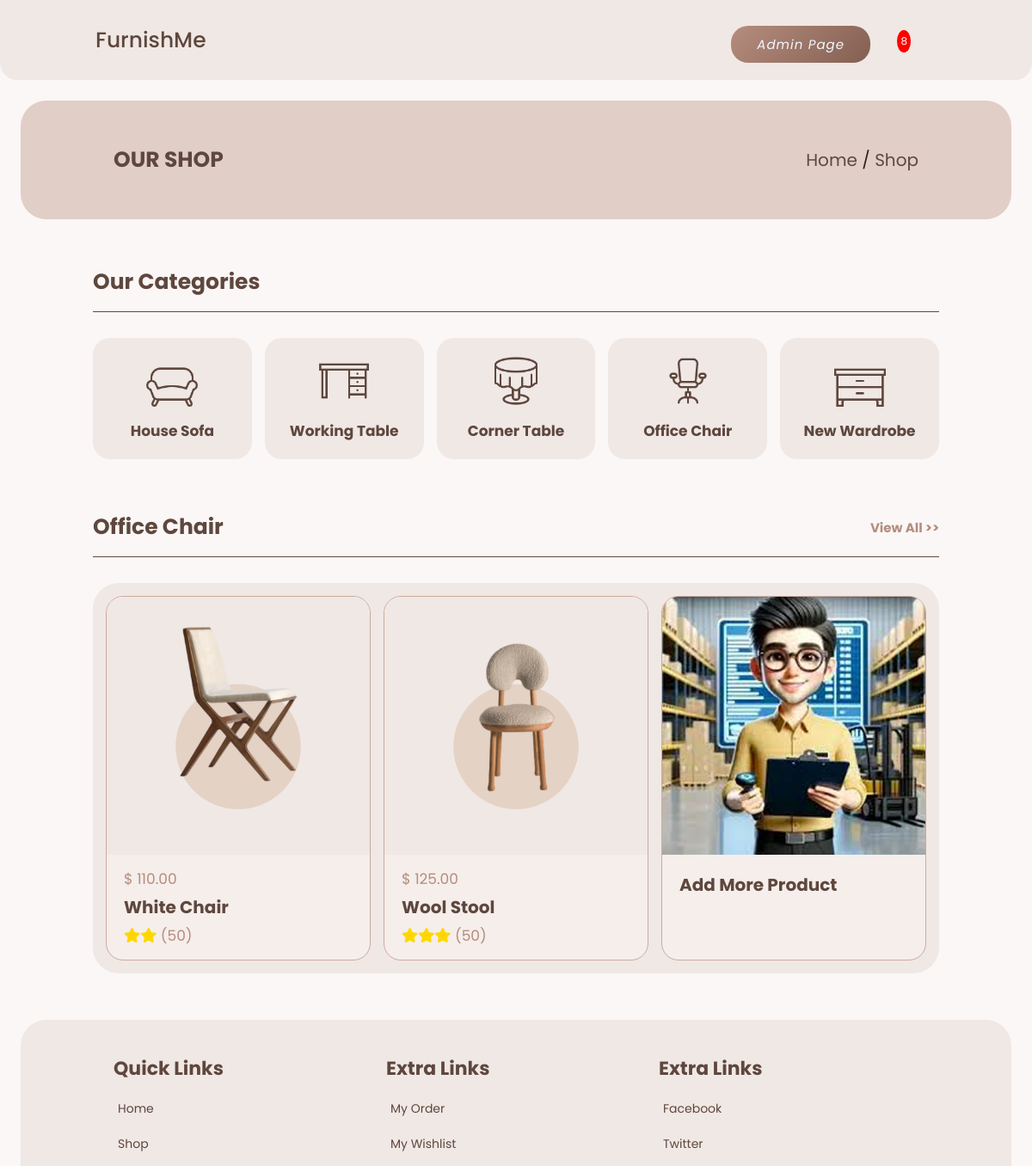
Page /cat_officechair.php (signed in, upper part) on the earlier database version.
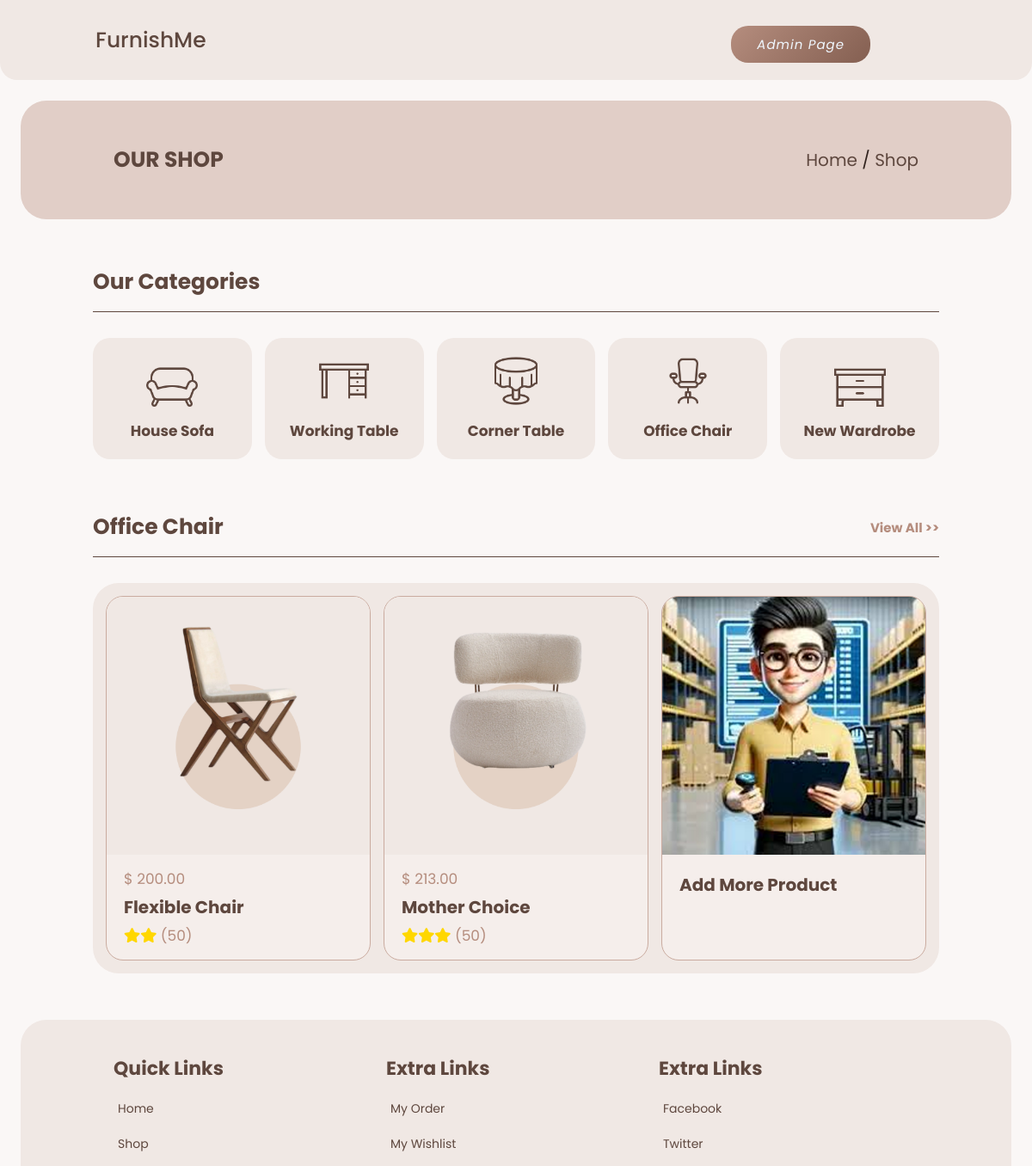
Same page on the later database version.
### tables this page shows
CREATE TABLE IF NOT EXISTS `product` (
  `id` int NOT NULL AUTO_INCREMENT,
  `productname` varchar(20) NOT NULL,
  `price` int NOT NULL,
  `star` int NOT NULL,
  `image` varchar(200) NOT NULL,
  `category` varchar(200) NOT NULL,
  PRIMARY KEY (`id`)
);

### cat_officechair.php (the view, shortened to what this page needs)
<!DOCTYPE html>
<html lang="en">
<head>
    <?php include('css.php'); ?>
</head>
<body>
    <?php include('connection.php'); ?>
    <?php include('header.php'); ?>
    <section class="heading">
        <h3>our shop</h3>
        <p><a href="index.php">home</a> / <span><a href="shop.php">shop</a></span></p>
    </section>
    <section class="category">
        <h1 class="title"> <span>our categories</span></h1>
        <div class="box-container">
        <a href="cat_housesofa.php" class="box">
                <img src="image/icon-1.png" alt="">
                <h3>house sofa</h3>
            </a>
            <a href="cat_workingtable.php" class="box">
                <img src="image/icon-2.png" alt="">
                <h3>working table</h3>
            </a>
            <a href="cat_cornertable.php" class="box">
                <img src="image/icon-3.png" alt="">
                <h3>corner table</h3>
            </a>
            <a href="cat_officechair.php" class="box">
                <img src="image/icon-4.png" alt="">
                <h3>office chair</h3>
            </a>
            <a href="cat_newwardrobe.php" class="box">
                <img src="image/icon-5.png" alt="">
                <h3>new wardrobe</h3>
            </a>
        </div>
    </section>
    <section class="products">
        <h1 class="title"> <span>Office Chair</span> <a href="#">view all >></a></h1>
        <div class="box-container">
            <?php
            include('connection.php');
            $query = "SELECT * FROM product";
            $rawdata = $connection->query($query);
            while (list($id, $name, $price, $star, $image, $category) = mysqli_fetch_array($rawdata)) {
                if($category== "Office Chair"){
                echo "<div class='box'>";
                echo "<div class='image'>";
                echo "<img src='image/product/$category/$image' alt='$name'>";
                echo "</div>";
                echo "<div class='content'>";
                echo  "<div class='price'>$ $price.00</div>";
                echo "<h3>$name</h3>";
                echo "<div class='stars'>";
                if ($star > 0 && $star < 6) {
                    for ($a = 1; $a <= $star; $a++) {
                        echo "<i class='fas fa-star'></i>";
                    }
                }
                echo "<span> (50) </span>";
                echo "</div>";
                echo "</div>";
                echo "</div>";
            }
            }
            ?>
            <?php if ($_SESSION['username'] == "admin") { ?>
            <div class="box">
                <div class="image">
                    <img src="image/add more.png" alt="">
                </div>
                <div class="content">
                    <h3>Add more Product</h3>
                </div>
            </div>
                <?php } ?>
        </div>
    </section>
    <?php include('footer.php'); ?>
</body>
</html>

### header.php (shortened to what this page needs)
<?php
include('connection.php');
?>
<header class="header">
    <a href="index.php" class="logo"> <i class="ri-menu-line"></i> FurnishMe </a>
    <div class="icons">
        <?php if ($_SESSION['username'] == "admin"): ?>
            <a href="admin/index.php" class="btn" style="height:50%!important; white-space: nowrap; background-color:#5e473e; color:aliceblue; font-size: 1.5rem; text-align:center; border-radius:2rem;"><i>admin page</i></a>
        <?php endif; ?>
        <div style="position: relative;">
            <?php
            $query = "SELECT * FROM shoppingcart";
            $rawdata = mysqli_query($connection, $query);
            while (list($id, $name, $quantity, $price, $total) = mysqli_fetch_array($rawdata)) {
                $itotal += $quantity;
            } ?>
            <?php if ($itotal > 0) { ?>
                <div id="cart-btn" class="cartnum" style="color:white; font-size:12px; position:absolute;right:-7px;top:-12px;border-radius:50%;"><?php echo $itotal; ?></div>
            <?php } ?>
        </div>
    </div>
</header>

Differences in the rows shown:
removed product: category+image (picture), price "110", productname "White Chair", star 2 (drawn)
no longer on this page (row edited): product: category+image (picture), price "125", productname "Wool Stool", star 3 (drawn)
added product: category+image (picture), price "200", productname "Flexible Chair", star 2 (drawn)
added product: category+image (picture), price "213", productname "Mother Choice", star 3 (drawn)
Other differences:
$itotal: "8" → (not shown)
